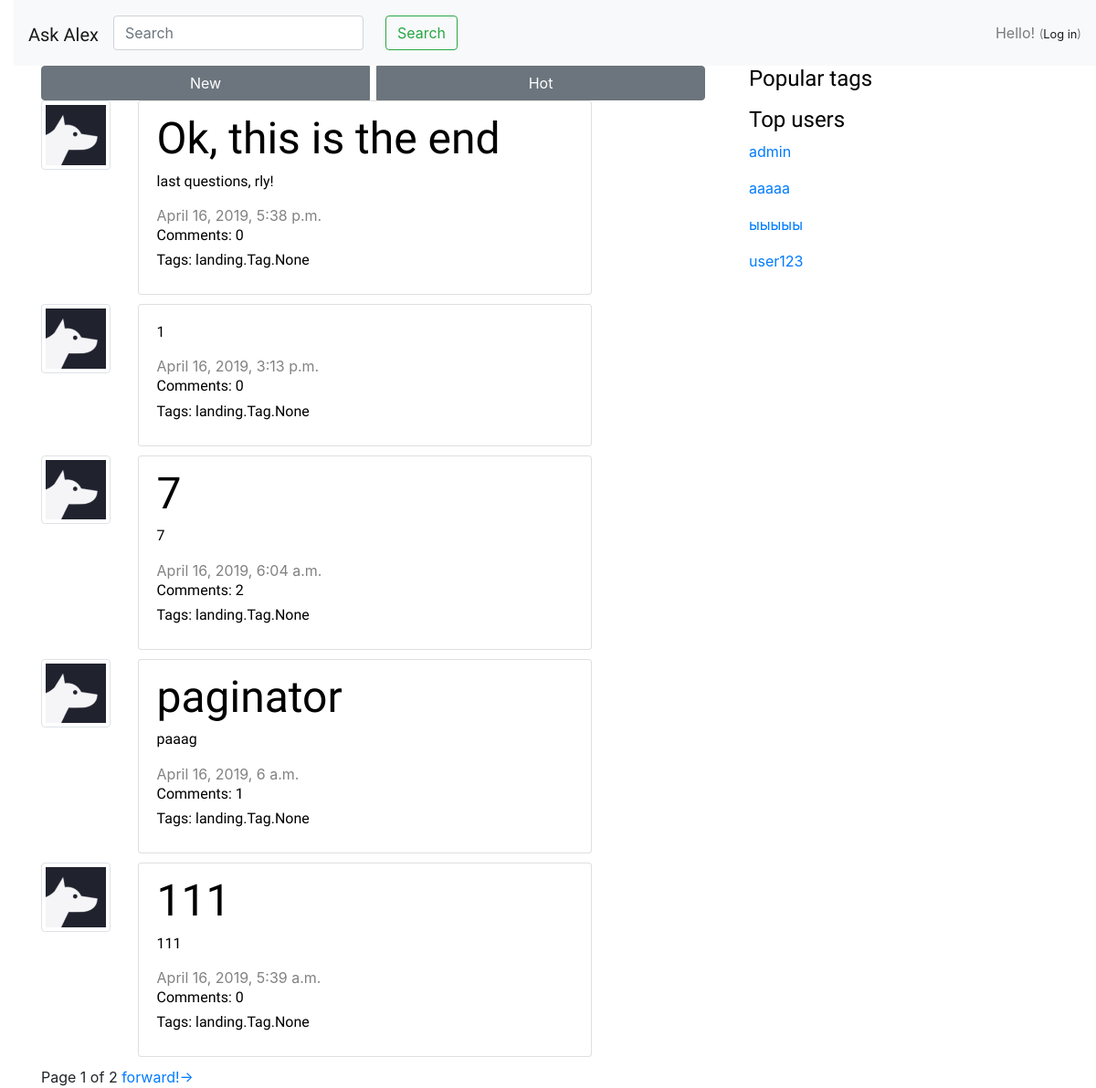
Before: / with the older database file.
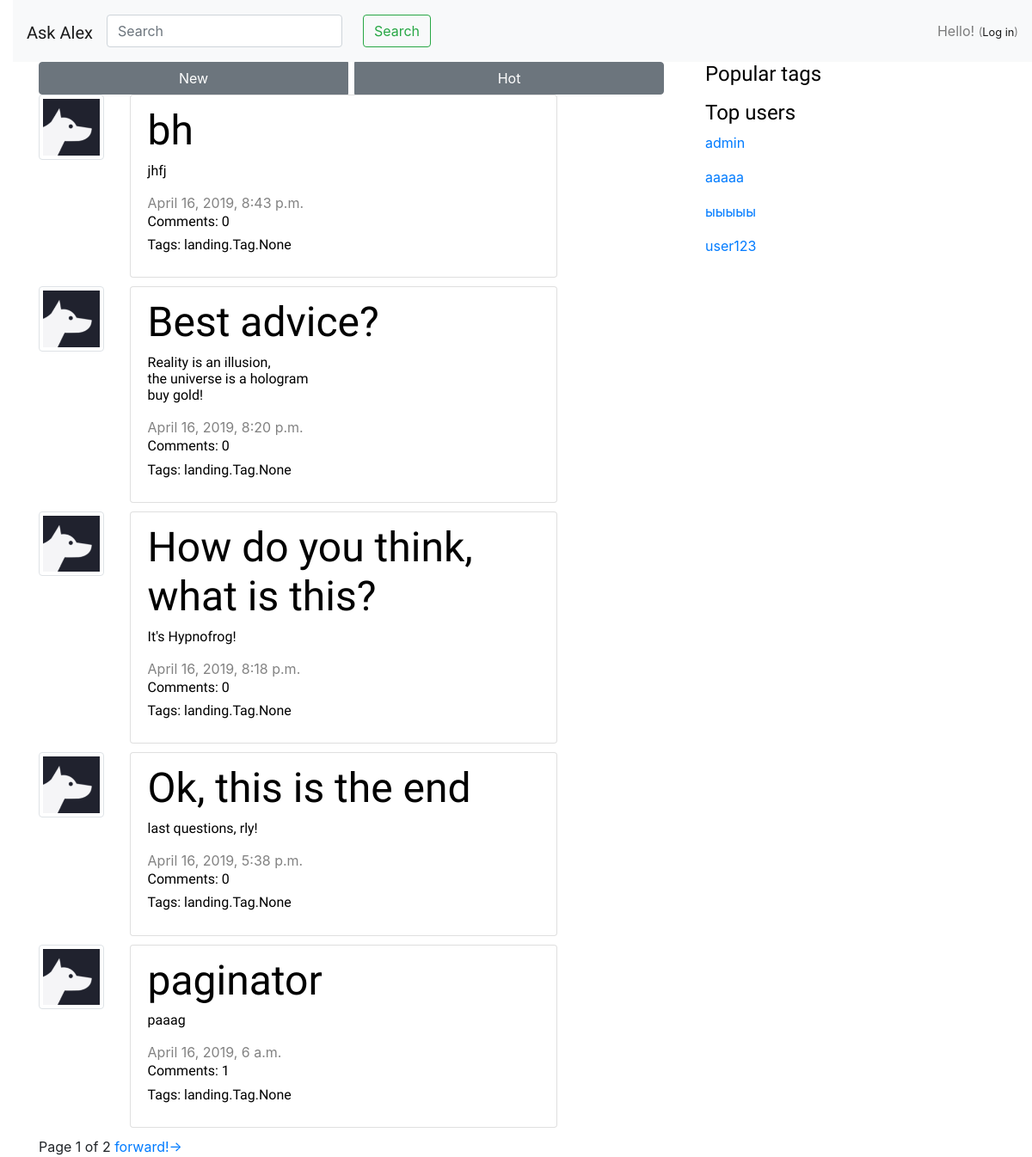
After: the same page with the newer database file.
### landing/models.py (models this page shows, shortened)
class Question(models.Model):
    author = models.ForeignKey(User, on_delete=models.CASCADE)
    title = models.CharField(max_length=200)
    text = models.TextField()
    likes = models.IntegerField(blank=True, null=True)
    dislikes = models.IntegerField(blank=True, null=True)
    created_date = models.DateTimeField(default=timezone.now)
    published_date = models.DateTimeField(blank=True, null=True)
    tags = models.ManyToManyField(Tag, blank=True)
    objects = QuestionManager()

### landing/views.py (the view)
# urls.py: path('', views.post_list, name='post_list'),
def post_list(request):
    posts = Question.objects.filter(published_date__lte=timezone.now()).order_by('-published_date')
    return render(request, 'web/post_list.html', {
        'posts': paginate(request, posts),
        'tags': paginate(request, Tag.objects.all()),
        'users':paginate(request, User.objects.all()),
        'objects': paginate(request, posts),
    })

### landing/views.py (called while the page is built)
def paginate(request, objects_list):
    paginator = Paginator(objects_list, 5)
    page = request.GET.get('page')
    try:
        objects = paginator.page(page)
    except PageNotAnInteger:
        objects = paginator.page(1)
    except EmptyPage:
        objects = paginator.page(paginator.num_pages)
    return objects

### landing/templates/web/post_list.html
{% extends "web/base.html" %}
{% load static %}
{% block content %}
       <main role="main" class="container">
        <div class="row">
            <div class="col-10">
                <div class="btn-group" role="group" aria-label="Basic example">
                    <a href="{% url 'new' %}" class="btn btn-secondary mr-sm-2" style="width:360px">New</a>
                    <a href="{% url 'top' %}" class="btn btn-secondary mr-sm-2" style="width:360px">Hot</a>
                </div>
                    {% for post in posts %}
                        <div class="row">
                        <div class="col-2">
                          <img class="img-thumbnail img-fluid" src={% static "/img/ld.png"%}>
                        </div>
                        <div class="col-10">
                        <ul class="list-group">
                            <li class="list-group-item">
                                <div class="post">
                                    <h1><a href="{% url 'post_detail' pk=post.pk %}">{{ post.title }}</a></h1>
                                    <h6><p>{{ post.text|linebreaksbr }}</p></h6>
                                    <div class="date" class="top-menu">
                                        {{ post.published_date }}
                                    </div>
                                    <a href="{% url 'post_detail' pk=post.pk %}"><h6>Comments: {{ post.comments.count }}</h6></a>
                                    <h6><p>Tags: {{ post.tags }}</p></h6>
                                </div>
                            </li>
                        </ul>
                        </div>
                        </div>
                    {% endfor %}
                {% block paginator %}
                    {% include "web/paginator.html" %}
                {% endblock %}
            </div>
        </div>
    </main>
{% endblock %}

### landing/templates/web/base.html (shortened to what this page needs)
<!doctype html>
{% load static %}
<html>
    <head>
        <link rel="stylesheet" href="{% static "css/bootstrap.min.css" %}">
        <link rel="stylesheet" href="{% static 'css/base.css' %}">
    </head>
   <body>
    <header>
            {% include "web/pageheader.html" %}
    </header>
    <div class="container-fluid">
    <div class="row">
    <div class="col-8">
    {% block content %}{% endblock %}
    </div>
    <div class="col-4">
        {% include "web/sidebar.html" %}
    </div>
    </div>
    </body>
</html>

### landing/templates/web/pageheader.html
{% block page-header %}
<nav class="navbar navbar-expand-md navbar-light bg-light" style="background-color: #FFA500; margin: 0px;">
    <h1>
        <a href="/" class="navbar-brand"> Ask Alex </a>
    </h1>
      <div class="collapse navbar-collapse" id="navbarCollapse">
        <form class="form-inline mt-2 mt-md-0">
            <input class="form-control mr-sm-4" type="text" placeholder="Search" aria-label="Search">
            <button class="btn btn-outline-success my-2 my-sm-0 mr-sm-4" type="submit">Search</button>
        </form>
    </div>
    {% if user.is_authenticated %}
        <a href="{% url 'post_new' %}" class="navbar-brand"><button type="button" class="btn btn-success">Ask me!</button></a>
        <span class="navbar-text">Hello, {{ user.username }}! <small>(<a href="{% url 'logout' %}">Log out</a>)</small></span>
        {% else %}
        <span class="navbar-text">Hello! <small>(<a href="{% url 'login' %}">Log in</a>)</small></span>
    {% endif %}
</nav>
{% endblock %}

### landing/templates/web/paginator.html (shortened to what this page needs)
{% load static %}
{% block content %}
<div class="pagination">
    <span class="step-links">
        <span class="current">
            Page {{ objects.number }} of {{ objects.paginator.num_pages }}
        </span>
        {% if objects.has_next %}
            <a href="?page={{ objects.next_page_number }}">forward!-></a>
        {% endif %}
    </span>
</div>
{% endblock %}

### landing/templates/web/sidebar.html (shortened to what this page needs)
{% block sidebar %}
        <h4>Popular tags</h4>
        <p>
        <h4>Top users</h4>
        {% for user in users %}
           <p> <a href="{% url 'user' id=user.id %}">{{ user }}</a>
        {% endfor %}
{% endblock %}

### landing/static/css/base.css (style rules this page uses)
h1 a { color: black; font-family: 'Itim', cursive; font-size: 36pt; }
body { padding-left: 15px; }
h1, h2, h3, h4, h6 { font-family: 'Itim', cursive; color: black; }
.date { color: #828282; margin-right: 10px; }
.post { margin-bottom: 5px; }
.list-group { margin-bottom: 10px; }
.post h1 a, .post h1 a:visited { color: #000000; }

Changed rows visible on the page:
no longer on this page (row unchanged): Question: title "111", text "111", published_date "April 16, 2019, 5:39 a.m.", comments.count "0", tags "landing.Tag.None"
added Question: title "bh", text "jhfj", published_date "April 16, 2019, 8:43 p.m.", comments.count "0", tags "landing.Tag.None"
changed Question: title "7" → "Best advice?"; text "7" → "Reality is an illusion, the universe is a hologram buy gold!"; published_date "April 16, 2019, 6:04 a.m." → "April 16, 2019, 8:20 p.m."; comments.count "2" → "0"; moves up the list
changed Question: title (not shown) → "How do you think, what is this?"; text "1" → "It's Hypnofrog!"; published_date "April 16, 2019, 3:13 p.m." → "April 16, 2019, 8:18 p.m."; moves down the list
